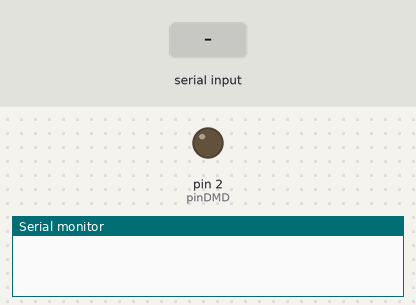
A sketch run on a simulated Arduino Uno, built with avr-gcc and run on an emulated ATmega328P. Shown: output pins drawn as LEDs (lit = HIGH), the last lines printed to the serial monitor. The test bench sets the inputs (shaded band).

Above: at 1.2 s.
1.3 s: "H" received over Serial
At 2.2 s:
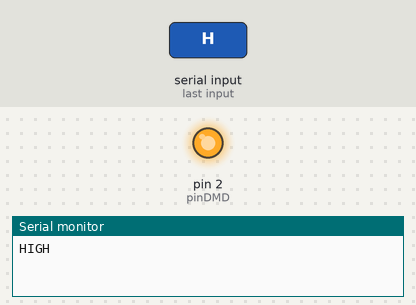
2.8 s: "L" received over Serial
At 3.4 s:
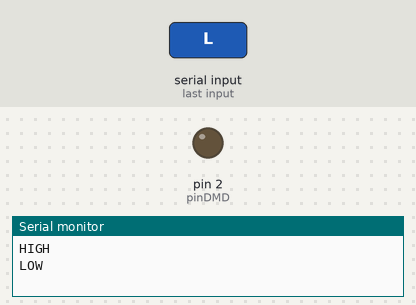
Timing chart, 0 to 5.8 s (numbered marks = the images above; inputs shaded):
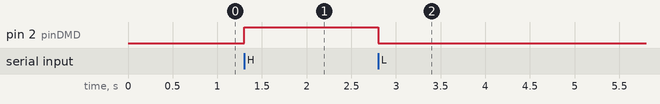

Measured:
- after the input at 1.3 s, pin 2 (pinDMD): LOW → HIGH at once
- after the input at 2.8 s, pin 2 (pinDMD): HIGH → LOW at once

The sketch:

OptoCubeDMDtrigger.ino
```cpp
const int pinDMD=2;

void setup() {
  Serial.begin(9600);
  pinMode(pinDMD,OUTPUT);
}

void loop() {
  while(Serial.available()>0){
    int received_value = Serial.read();
    //Serial.println(received_value);
    if (received_value=='H'){
      Serial.println("HIGH");
      digitalWrite(pinDMD,HIGH);
    }
    if (received_value=='L'){
      Serial.println("LOW");
      digitalWrite(pinDMD,LOW);
    }
  }
}
```
